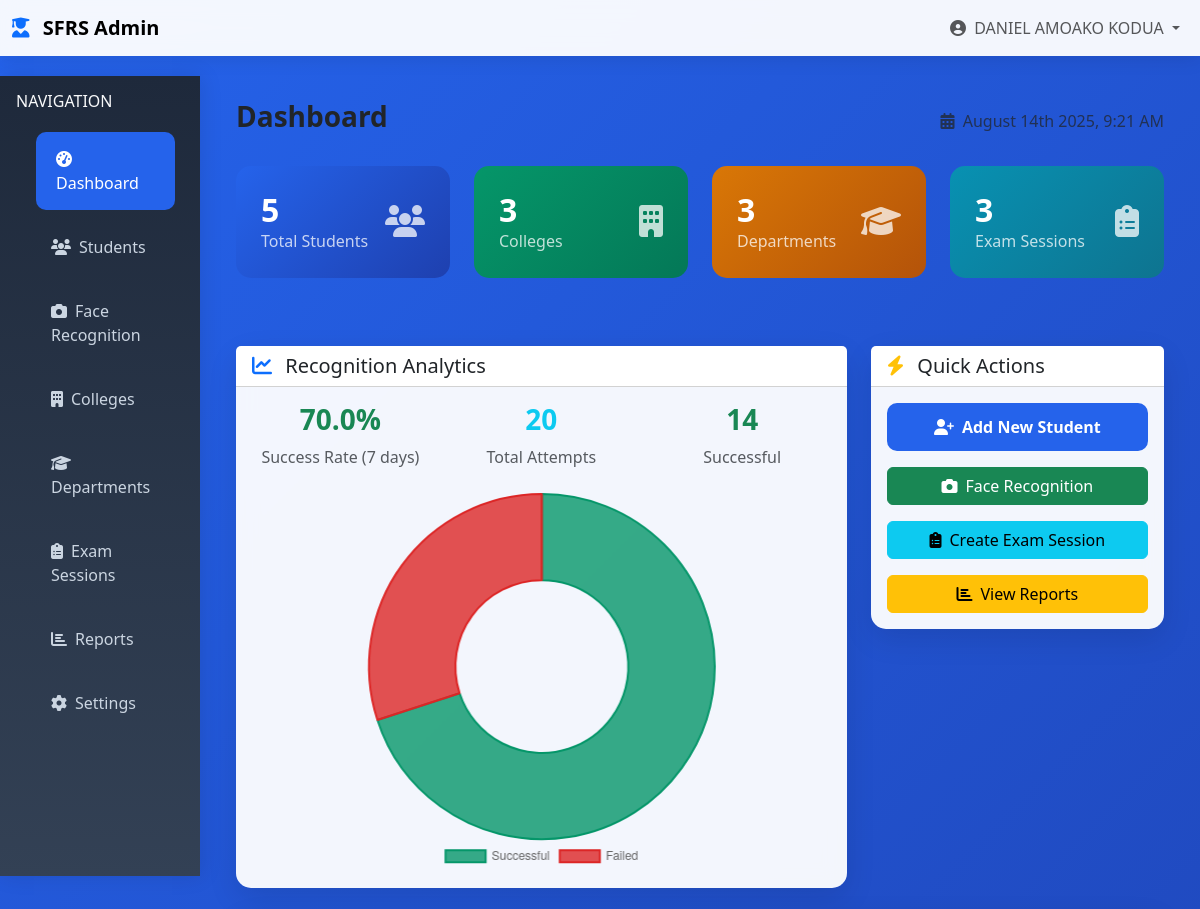
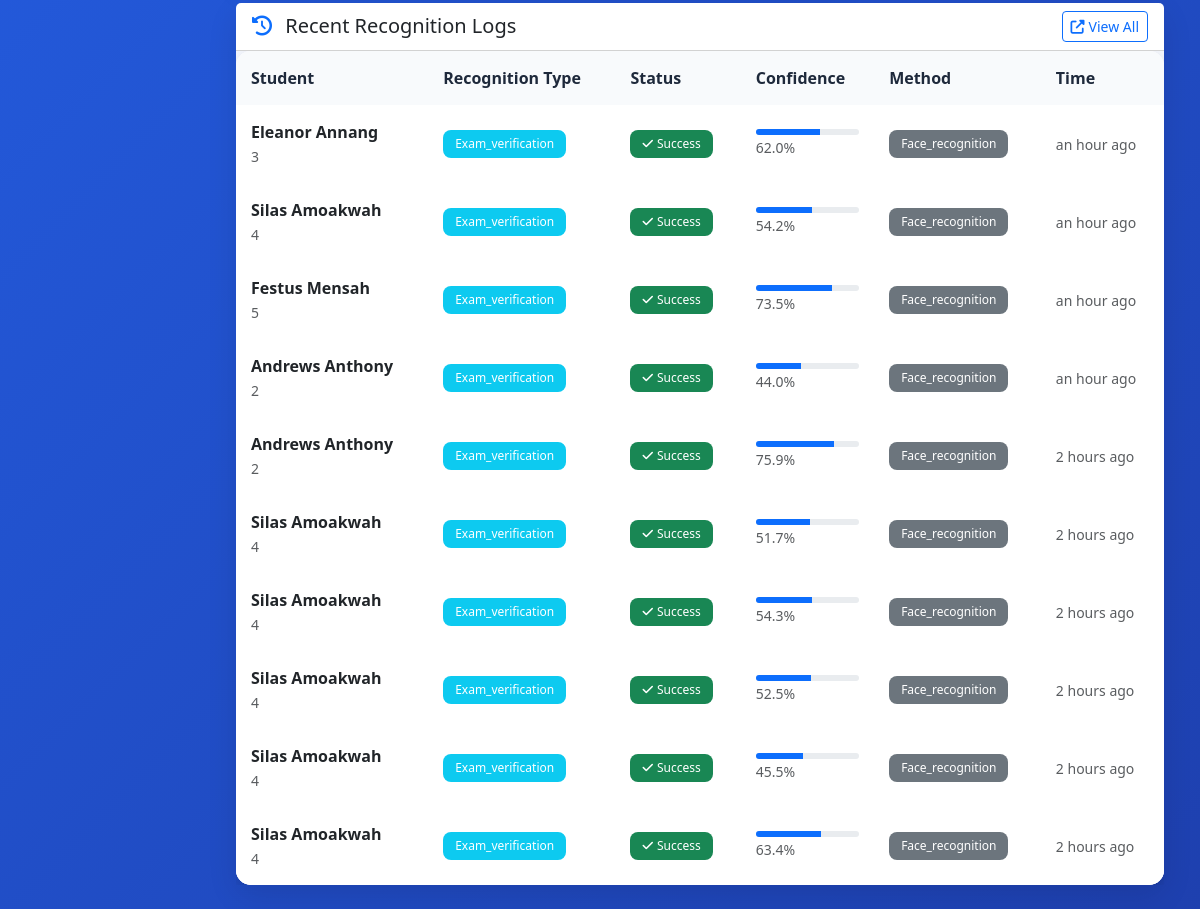
The page / (signed in) on the database its author committed (2 pictures, top to bottom).
### tables this page shows
CREATE TABLE recognition_logs (
            id INTEGER PRIMARY KEY AUTOINCREMENT,
            student_id INTEGER,
            recognition_type TEXT,
            success BOOLEAN,
            confidence_score REAL,
            method TEXT,
            ip_address TEXT,
            user_agent TEXT,
            session_id TEXT,
            exam_session_id INTEGER,
            verified_by INTEGER,
            notes TEXT,
            image_path TEXT,
            created_at TIMESTAMP DEFAULT CURRENT_TIMESTAMP,
            FOREIGN KEY (student_id) REFERENCES students (id),
            FOREIGN KEY (exam_session_id) REFERENCES exam_sessions (id),
            FOREIGN KEY (verified_by) REFERENCES admins (id)
        );

CREATE TABLE students (
            id INTEGER PRIMARY KEY AUTOINCREMENT,
            student_id TEXT UNIQUE NOT NULL,
            index_number TEXT UNIQUE NOT NULL,
            first_name TEXT NOT NULL,
            middle_name TEXT,
            last_name TEXT NOT NULL,
            email TEXT UNIQUE,
            phone TEXT,
            date_of_birth DATE,
            gender TEXT,
            address TEXT,
            emergency_contact TEXT,
            emergency_phone TEXT,
            college_id INTEGER,
            department_id INTEGER,
            program TEXT,
            year_of_study INTEGER,
            admission_year INTEGER,
            photo_path TEXT,
            face_encoding TEXT,
            status TEXT DEFAULT 'active',
            created_by INTEGER,
            created_at TIMESTAMP DEFAULT CURRENT_TIMESTAMP,
            updated_at TIMESTAMP DEFAULT CURRENT_TIMESTAMP, academic_year_id INTEGER,
            FOREIGN KEY (college_id) REFERENCES colleges (id),
            FOREIGN KEY (department_id) REFERENCES departments (id),
            FOREIGN KEY (created_by) REFERENCES admins (id)
        );

### enhanced_app.py (the view)
@app.route('/')
@login_required
def dashboard():
    conn = get_db_connection()
    stats = {}
    stats['total_students'] = conn.execute('SELECT COUNT(*) as count FROM students').fetchone()['count']
    stats['total_colleges'] = conn.execute('SELECT COUNT(*) as count FROM colleges').fetchone()['count']
    stats['total_departments'] = conn.execute('SELECT COUNT(*) as count FROM departments').fetchone()['count']
    stats['total_exams'] = conn.execute('SELECT COUNT(*) as count FROM exam_sessions').fetchone()['count']
    recent_logs = conn.execute('''
        SELECT rl.*, s.first_name, s.last_name, s.student_id
        FROM recognition_logs rl
        LEFT JOIN students s ON rl.student_id = s.id
        ORDER BY rl.created_at DESC LIMIT 10
    ''').fetchall()
    success_rate = conn.execute('''
        SELECT
            COUNT(*) as total,
            SUM(CASE WHEN success = 1 THEN 1 ELSE 0 END) as successful
        FROM recognition_logs
        WHERE created_at >= date('now', '-7 days')
    ''').fetchone()
    conn.close()
    return render_template('dashboard/main.html',
                         stats=stats,
                         recent_logs=recent_logs,
                         success_rate=success_rate)

### database.py (called while the page is built)
def get_db_connection():
    conn = sqlite3.connect(DATABASE)
    conn.row_factory = sqlite3.Row
    return conn

### enhanced_app.py (called while the page is built)
def login_required(f):
    @wraps(f)
    def decorated_function(*args, **kwargs):
        if 'admin_id' not in session:
            return redirect(url_for('login'))
        return f(*args, **kwargs)
    return decorated_function

### templates/dashboard/main.html (shortened to what this page needs)
{% extends "enhanced_base.html" %}
{% block content %}
<div class="d-flex justify-content-between align-items-center mb-4">
    <h1 class="h3 fw-bold">Dashboard</h1>
    <div class="text-muted">
        <i class="fas fa-calendar-alt me-1"></i>
        <span id="currentDateTime"></span>
    </div>
</div>
<div class="row mb-4">
    <div class="col-xl-3 col-md-6 mb-4">
        <div class="stats-card">
            <div class="d-flex justify-content-between align-items-center">
                <div>
                    <div class="h2 fw-bold mb-0">{{ stats.total_students }}</div>
                    <div class="opacity-75">Total Students</div>
                </div>
                <div class="opacity-75">
                    <i class="fas fa-users fa-2x"></i>
                </div>
            </div>
        </div>
    </div>
    <div class="col-xl-3 col-md-6 mb-4">
        <div class="stats-card" style="background: linear-gradient(135deg, var(--success-color), #047857);">
            <div class="d-flex justify-content-between align-items-center">
                <div>
                    <div class="h2 fw-bold mb-0">{{ stats.total_colleges }}</div>
                    <div class="opacity-75">Colleges</div>
                </div>
                <div class="opacity-75">
                    <i class="fas fa-building fa-2x"></i>
                </div>
            </div>
        </div>
    </div>
    <div class="col-xl-3 col-md-6 mb-4">
        <div class="stats-card" style="background: linear-gradient(135deg, var(--warning-color), #b45309);">
            <div class="d-flex justify-content-between align-items-center">
                <div>
                    <div class="h2 fw-bold mb-0">{{ stats.total_departments }}</div>
                    <div class="opacity-75">Departments</div>
                </div>
                <div class="opacity-75">
                    <i class="fas fa-graduation-cap fa-2x"></i>
                </div>
            </div>
        </div>
    </div>
    <div class="col-xl-3 col-md-6 mb-4">
        <div class="stats-card" style="background: linear-gradient(135deg, var(--info-color), #0e7490);">
            <div class="d-flex justify-content-between align-items-center">
                <div>
                    <div class="h2 fw-bold mb-0">{{ stats.total_exams }}</div>
                    <div class="opacity-75">Exam Sessions</div>
                </div>
                <div class="opacity-75">
                    <i class="fas fa-clipboard-list fa-2x"></i>
                </div>
            </div>
        </div>
    </div>
</div>
<div class="row">
    <div class="col-xl-8 mb-4">
        <div class="card">
            <div class="card-header bg-white">
                <h5 class="card-title mb-0">
                    <i class="fas fa-chart-line text-primary me-2"></i>
                    Recognition Analytics
                </h5>
            </div>
            <div class="card-body">
                <div class="row text-center mb-4">
                    <div class="col-md-4">
                        <div class="h3 text-success fw-bold">
                            {% if success_rate.total > 0 %}
                                {{ "%.1f"|format((success_rate.successful / success_rate.total) * 100) }}%
                            {% else %}
                                0%
                            {% endif %}
                        </div>
                        <div class="text-muted">Success Rate (7 days)</div>
                    </div>
                    <div class="col-md-4">
                        <div class="h3 text-info fw-bold">{{ success_rate.total }}</div>
                        <div class="text-muted">Total Attempts</div>
                    </div>
                    <div class="col-md-4">
                        <div class="h3 text-success fw-bold">{{ success_rate.successful }}</div>
                        <div class="text-muted">Successful</div>
                    </div>
                </div>
                <canvas id="recognitionChart" width="400" height="200"></canvas>
            </div>
        </div>
    </div>
    <div class="col-xl-4 mb-4">
        <div class="card">
            <div class="card-header bg-white">
                <h5 class="card-title mb-0">
                    <i class="fas fa-bolt text-warning me-2"></i>
                    Quick Actions
                </h5>
            </div>
            <div class="card-body">
                <div class="d-grid gap-3">
                    <a href="{{ url_for('add_student') }}" class="btn btn-primary">
                        <i class="fas fa-user-plus me-2"></i>Add New Student
                    </a>
                    <a href="{{ url_for('verify_face') }}" class="btn btn-success">
                        <i class="fas fa-camera me-2"></i>Face Recognition
                    </a>
                    <a href="#" class="btn btn-info">
                        <i class="fas fa-clipboard-list me-2"></i>Create Exam Session
                    </a>
                    <a href="#" class="btn btn-warning">
                        <i class="fas fa-chart-bar me-2"></i>View Reports
                    </a>
                </div>
            </div>
        </div>
    </div>
</div>
<div class="row">
    <div class="col-12">
        <div class="card">
            <div class="card-header bg-white d-flex justify-content-between align-items-center">
                <h5 class="card-title mb-0">
                    <i class="fas fa-history text-primary me-2"></i>
                    Recent Recognition Logs
                </h5>
                <a href="#" class="btn btn-outline-primary btn-sm">
                    <i class="fas fa-external-link-alt me-1"></i>View All
                </a>
            </div>
            <div class="card-body p-0">
                {% if recent_logs %}
                <div class="table-responsive">
                    <table class="table table-hover mb-0">
                        <thead>
                            <tr>
                                <th>Student</th>
                                <th>Recognition Type</th>
                                <th>Status</th>
                                <th>Confidence</th>
                                <th>Method</th>
                                <th>Time</th>
                            </tr>
                        </thead>
                        <tbody>
                            {% for log in recent_logs %}
                            <tr>
                                <td>
                                    {% if log.first_name %}
                                        <div class="fw-bold">{{ log.first_name }} {{ log.last_name }}</div>
                                        <small class="text-muted">{{ log.student_id }}</small>
                                    {% else %}
                                        <span class="text-muted">Unknown Student</span>
                                    {% endif %}
                                </td>
                                <td>
                                    <span class="badge bg-info">{{ log.recognition_type|title }}</span>
                                </td>
                                <td>
                                    {% if log.success %}
                                        <span class="badge bg-success">
                                            <i class="fas fa-check me-1"></i>Success
                                        </span>
                                    {% else %}
                                        <span class="badge bg-danger">
                                            <i class="fas fa-times me-1"></i>Failed
                                        </span>
                                    {% endif %}
                                </td>
                                <td>
                                    {% if log.confidence_score %}
                                        <div class="progress" style="height: 6px;">
                                            <div class="progress-bar bg-primary"
                                                 style="width: {{ (log.confidence_score * 100)|round }}%"></div>
                                        </div>
                                        <small class="text-muted">{{ "%.1f"|format(log.confidence_score * 100) }}%</small>
                                    {% else %}
                                        <span class="text-muted">N/A</span>
                                    {% endif %}
                                </td>
                                <td>
                                    <span class="badge bg-secondary">{{ log.method|title }}</span>
                                </td>
                                <td>
                                    <small class="text-muted timestamp" data-timestamp="{{ log.created_at }}">
                                    </small>
                                </td>
                            </tr>
                            {% endfor %}
                        </tbody>
                    </table>
                </div>
                {% else %}
                <div class="text-center py-5">
                    <i class="fas fa-history fa-3x text-muted mb-3"></i>
                    <h5 class="text-muted">No recognition logs yet</h5>
                    <p class="text-muted">Recognition attempts will appear here</p>
                </div>
                {% endif %}
            </div>
        </div>
    </div>
</div>
{% endblock %}
{% block extra_js %}
<script>
// Recognition Chart
const ctx = document.getElementById('recognitionChart').getContext('2d');
const recognitionChart = new Chart(ctx, {
    type: 'doughnut',
    data: {
        labels: ['Successful', 'Failed'],
        datasets: [{
            data: [{{ success_rate.successful or 0 }}, {{ (success_rate.total or 0) - (success_rate.successful or 0) }}],
            backgroundColor: [
                'rgba(5, 150, 105, 0.8)',
                'rgba(220, 38, 38, 0.8)'
            ],
            borderColor: [
                'rgba(5, 150, 105, 1)',
                'rgba(220, 38, 38, 1)'
            ],
            borderWidth: 2
        }]
    },
    options: {
        responsive: true,
        maintainAspectRatio: false,
        plugins: {
            legend: {
                position: 'bottom'
            }
        }
    }
});
// Format dates using moment.js
document.addEventListener('DOMContentLoaded', function() {
    // Update current date/time
    function updateDateTime() {
        const now = moment();
        document.getElementById('currentDateTime').textContent = now.format('MMMM Do YYYY, h:mm A');
    }
    // Format timestamps
    document.querySelectorAll('.timestamp').forEach(function(element) {
        const timestamp = element.getAttribute('data-timestamp');
        if (timestamp) {
            element.textContent = moment(timestamp).fromNow();
        }
    });
    // Update current time initially and every minute
    updateDateTime();
    setInterval(updateDateTime, 60000);
});
</script>
{% endblock %}

### templates/enhanced_base.html (style rules this page uses)
:root { --primary-color: #2563eb; --secondary-color: #1e40af; --success-color: #059669; --warning-color: #d97706; --danger-color: #dc2626; --info-color: #0891b2; --light-color: #f8fafc; --dark-color: #1e293b; }
body { background: linear-gradient(135deg, var(--primary-color), var(--secondary-color)); min-height: 100vh; font-family: 'Segoe UI', Tahoma, Geneva, Verdana, sans-serif; }
.card { border: none; border-radius: 15px; box-shadow: 0 10px 30px rgba(0, 0, 0, 0.1); backdrop-filter: blur(10px); background: rgba(255, 255, 255, 0.95); }
.btn-primary { background: var(--primary-color); border: none; border-radius: 10px; padding: 12px 30px; font-weight: 600; transition: all 0.3s ease; }
.stats-card { background: linear-gradient(135deg, var(--primary-color), var(--secondary-color)); color: white; border-radius: 15px; padding: 25px; margin-bottom: 20px; transition: transform 0.3s ease; }
.table { background: white; border-radius: 15px; overflow: hidden; box-shadow: 0 5px 15px rgba(0, 0, 0, 0.1); }
.table th { background: var(--light-color); border: none; padding: 15px; font-weight: 600; color: var(--dark-color); }
.table td { border: none; padding: 15px; vertical-align: middle; }
.badge { padding: 8px 12px; border-radius: 8px; font-weight: 500; }

### rows shown on the page
recognition_logs: first_name "Eleanor", last_name "Annang", student_id "3", recognition_type "Exam_verification", success True (drawn), log.confidence_score*100 "62.0", method "Face_recognition"
recognition_logs: first_name "Silas", last_name "Amoakwah", student_id "4", recognition_type "Exam_verification", success True (drawn), log.confidence_score*100 "54.2", method "Face_recognition"
recognition_logs: first_name "Festus", last_name "Mensah", student_id "5", recognition_type "Exam_verification", success True (drawn), log.confidence_score*100 "73.5", method "Face_recognition"
recognition_logs: first_name "Andrews", last_name "Anthony", student_id "2", recognition_type "Exam_verification", success True (drawn), log.confidence_score*100 "44.0", method "Face_recognition"
recognition_logs: first_name "Andrews", last_name "Anthony", student_id "2", recognition_type "Exam_verification", success True (drawn), log.confidence_score*100 "75.9", method "Face_recognition"
recognition_logs: first_name "Silas", last_name "Amoakwah", student_id "4", recognition_type "Exam_verification", success True (drawn), log.confidence_score*100 "51.7", method "Face_recognition"
recognition_logs: first_name "Silas", last_name "Amoakwah", student_id "4", recognition_type "Exam_verification", success True (drawn), log.confidence_score*100 "54.3", method "Face_recognition"
recognition_logs: first_name "Silas", last_name "Amoakwah", student_id "4", recognition_type "Exam_verification", success True (drawn), log.confidence_score*100 "52.5", method "Face_recognition"
recognition_logs: first_name "Silas", last_name "Amoakwah", student_id "4", recognition_type "Exam_verification", success True (drawn), log.confidence_score*100 "45.5", method "Face_recognition"
recognition_logs: first_name "Silas", last_name "Amoakwah", student_id "4", recognition_type "Exam_verification", success True (drawn), log.confidence_score*100 "63.4", method "Face_recognition"

### other values the page prints
{{ session.admin_name }} "DANIEL AMOAKO KODUA"
{{ stats.total_students }} "5"
{{ stats.total_colleges }} "3"
{{ stats.total_departments }} "3"
{{ stats.total_exams }} "3"
{{ "%.1f"|format((success_rate.successful / success_rate.total) * 100) }} "70.0"
{{ success_rate.total }} "20"
{{ success_rate.successful }} "14"
